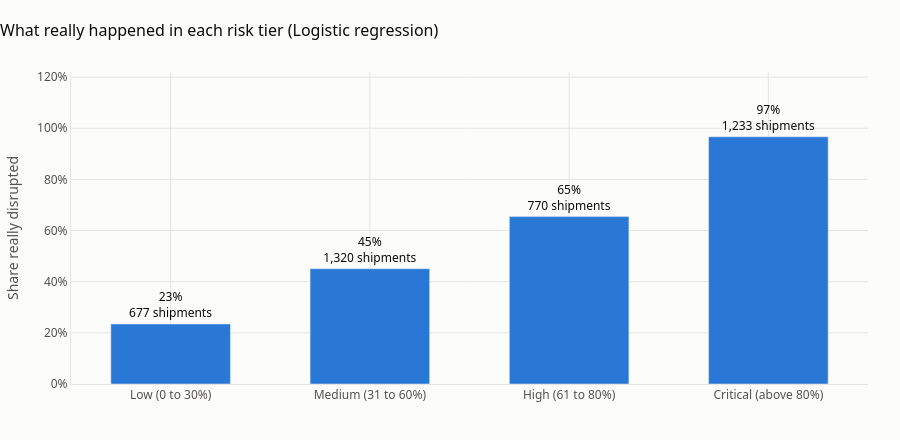

This figure's notebook cell:
### Markdown cell above
## 8. Do the risk tiers mean what they say?

The app sorts shipments into four tiers by predicted risk: Low (up to 30%), Medium (31 to 60%), High (61 to 80%) and Critical (above 80%). Each tier should contain clearly more disruptions than the one below it.

### Code cell
TIER_EDGES = [0, 0.30, 0.60, 0.80, 1.0001]
TIER_NAMES = ["Low (0 to 30%)", "Medium (31 to 60%)", "High (61 to 80%)", "Critical (above 80%)"]

tier = pd.cut(chosen_proba, bins=TIER_EDGES, labels=TIER_NAMES, right=False)
tiers = pd.DataFrame({"disrupted": y.to_numpy()}).groupby(tier, observed=False).agg(
    shipments=("disrupted", "size"), disrupted=("disrupted", "sum"), disruption_rate=("disrupted", "mean"))
tiers["share_of_all_shipments"] = tiers["shipments"] / tiers["shipments"].sum()
tiers["share_of_all_disruptions"] = tiers["disrupted"] / tiers["disrupted"].sum()

fig = go.Figure(go.Bar(
    x=tiers.index.astype(str), y=tiers["disruption_rate"], marker_color=BLUE,
    text=[f"{r:.0%}<br>{n:,} shipments" for r, n in zip(tiers["disruption_rate"], tiers["shipments"])],
    textposition="outside", textfont=dict(color=INK), cliponaxis=False,
    hovertemplate="%{x}<br>Really disrupted: %{y:.1%}<extra></extra>",
))
fig.update_yaxes(title_text="Share really disrupted", tickformat=".0%", range=[0, 1.22])
style(fig, f"What really happened in each risk tier ({CHOSEN})", height=440)
fig.update_layout(bargap=0.4)
fig.show()

tiers.style.format({"disruption_rate": "{:.1%}", "share_of_all_shipments": "{:.1%}", "share_of_all_disruptions": "{:.1%}",
                    "shipments": "{:,}", "disrupted": "{:,}"})

### Figure 1 — Plotly figure (JSON) as saved in the notebook; plotly's stock layout.template omitted (floating-point values rounded to 4 significant figures)
{"data": [{"cliponaxis": false, "hovertemplate": "%{x}<br>Really disrupted: %{y:.1%}<extra></extra>", "marker": {"color": "#2a78d6"}, "text": ["23%<br>677 shipments", "45%<br>1,320 shipments", "65%<br>770 shipments", "97%<br>1,233 shipments"], "textfont": {"color": "#0b0b0b"}, "textposition": "outside", "type": "bar", "x": ["Low (0 to 30%)", "Medium (31 to 60%)", "High (61 to 80%)", "Critical (above 80%)"], "y": [0.2349, 0.4508, 0.6545, 0.9667]}], "layout": {"bargap": 0.4, "font": {"color": "#52514e", "family": "Segoe UI, Arial, sans-serif", "size": 12}, "height": 440, "hoverlabel": {"bgcolor": "white", "font": {"color": "#0b0b0b"}}, "margin": {"b": 56, "l": 64, "r": 32, "t": 72}, "paper_bgcolor": "#fcfcfb", "plot_bgcolor": "#fcfcfb", "title": {"font": {"color": "#0b0b0b", "size": 16}, "text": "What really happened in each risk tier (Logistic regression)", "x": 0, "xanchor": "left"}, "xaxis": {"gridcolor": "#e6e5e1", "linecolor": "#e6e5e1", "zeroline": false}, "yaxis": {"gridcolor": "#e6e5e1", "linecolor": "#e6e5e1", "range": [0, 1.22], "tickformat": ".0%", "title": {"text": "Share really disrupted"}, "zeroline": false}}}
